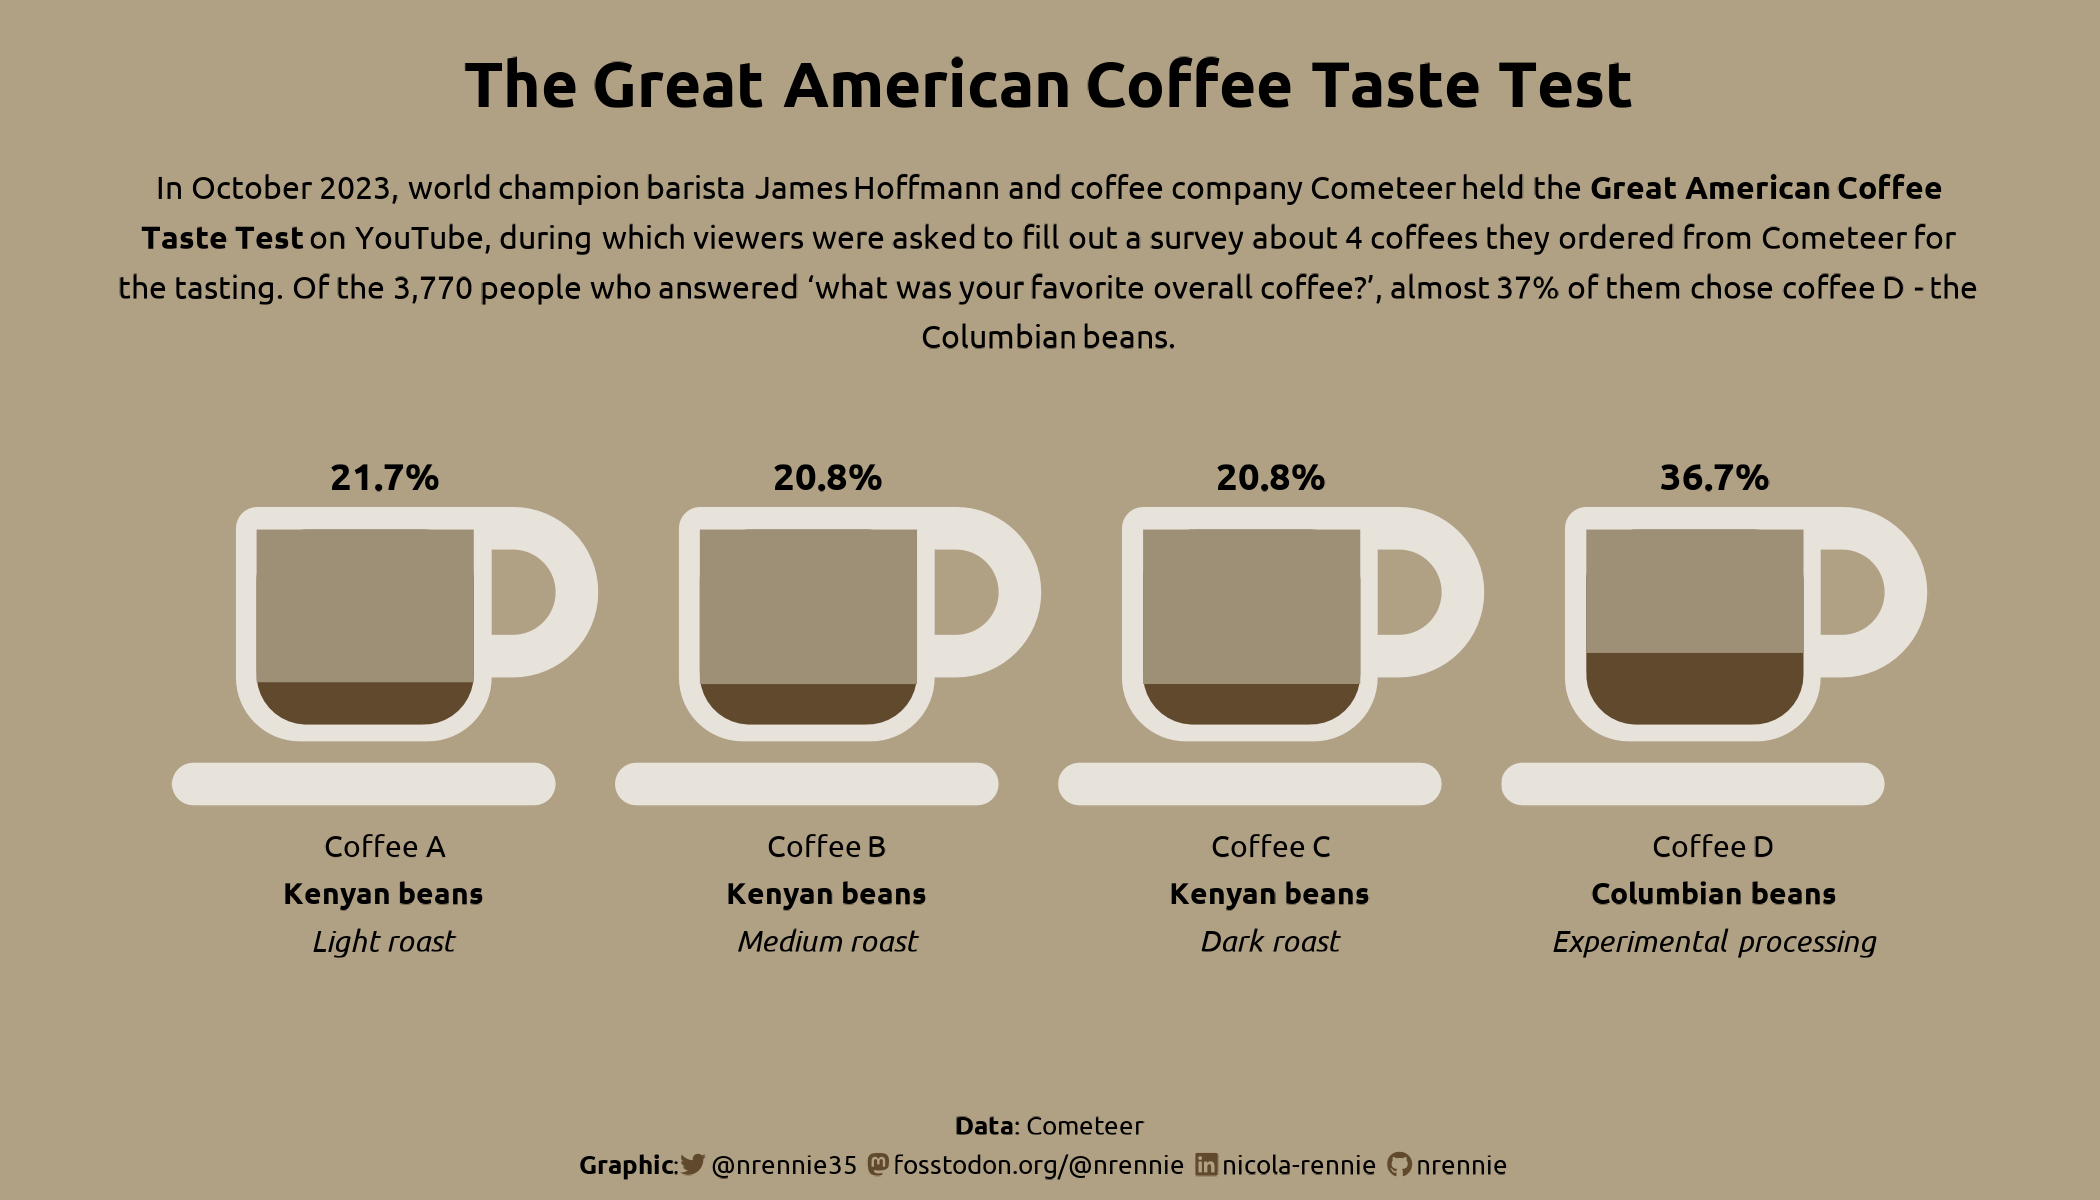

Write R code to recreate this figure.
# Load packages -----------------------------------------------------------

library(tidyverse)
library(showtext)
library(patchwork)
library(camcorder)
library(ggtext)
library(nrBrand)
library(glue)
library(statebins)


# Load data ---------------------------------------------------------------

coffee_survey <- readr::read_csv("https://raw.githubusercontent.com/rfordatascience/tidytuesday/master/data/2024/2024-05-14/coffee_survey.csv")


# Load fonts --------------------------------------------------------------

font_add_google("Ubuntu", "ubuntu")
showtext_auto()

sysfonts::font_add(family = "Font Awesome 6",
                   regular = "fonts/Font Awesome 6 Free-Solid-900.otf")
showtext::showtext_auto()


# Define colours and fonts-------------------------------------------------

bg_col <- "#B0A084"
text_col <- "#60492C"
highlight_col <- "#E7E2DA"

body_font <- "ubuntu"
title_font <- "ubuntu"


# Data wrangling ----------------------------------------------------------

coffee_icon <- glue::glue(
  "<span style='font-family:\"Font Awesome 6\"; color:{highlight_col};'>&#xf0f4;</span>"
)

plot_data <- coffee_survey |>
  select(prefer_overall) |>
  drop_na() |>
  count(prefer_overall) |>
  mutate(perc = n / sum(n)) |> 
  mutate(
    x = 1:4, 
    y = rep(1, 4),
    icon = rep(coffee_icon, 4),
    text = c(
      "<br>**Kenyan beans**<br>*Light roast*",
      "<br>**Kenyan beans**<br>*Medium roast*",
      "<br>**Kenyan beans**<br>*Dark roast*",
      "<br>**Columbian beans**<br>*Experimental processing*"
    )
  ) |> 
  mutate(
    height = perc * (0.34+0.1) + (y - 0.1)
  )

# y - 0.1, y + 0.34

# Start recording ---------------------------------------------------------

gg_record(
  dir = file.path("2024", "2024-05-14", "recording"),
  device = "png",
  width = 7,
  height = 4,
  units = "in",
  dpi = 300
)


# Define text -------------------------------------------------------------

social <- nrBrand::social_caption(
  bg_colour = bg_col,
  icon_colour = text_col,
  font_colour = "black",
  font_family = body_font
)
title <- "The Great American Coffee Taste Test"
st <- glue("In October 2023, world champion barista James Hoffmann and coffee 
           company Cometeer held the **Great American Coffee Taste Test** on 
           YouTube, during which viewers were asked to fill out a survey about 
           4 coffees they ordered from Cometeer for the tasting. Of 
           the {format(sum(plot_data$n), big.mark = ',')} people who
           answered 'what was your favorite overall coffee?', almost 37% of 
           them chose coffee D - the Columbian beans.")
cap <- paste0(
  "**Data**: Cometeer<br>**Graphic**:", social
)


# Plot --------------------------------------------------------------------

ggplot(plot_data) +
  geom_textbox(
    mapping = aes(
      x = x, y = y, label = icon
    ),
    box.colour = NA,
    fill = NA,
    hjust = 0.5,
    halign = 0.5,
    size = 90
  ) +
  # text
  geom_textbox(
    mapping = aes(x = x, y = y - 0.3, 
                  label = paste0(prefer_overall, text)),
    family = body_font,
    box.colour = NA,
    fill = NA,
    hjust = 0.5,
    halign = 0.5,
    lineheight = 0.5,
    vjust = 1,
    size = 8
  ) +
  geom_textbox(
    mapping = aes(x = x, y = y + 0.45, 
                  label = paste0(round(100*perc, 1), "%")),
    family = body_font,
    box.colour = NA,
    fill = NA,
    hjust = 0.5,
    halign = 0.5,
    fontface = "bold",
    lineheight = 0.5,
    size = 10
  ) +
  # fill
  statebins:::geom_rrect(
    mapping = aes(
      xmin = x - 0.29,
      xmax = x + 0.2,
      ymin = y - 0.1,
      ymax = y + 0.34,
    ),
    fill = text_col,
    radius = grid::unit(12, "pt")
  ) +
  geom_rect(
    mapping = aes(
      xmin = x - 0.29,
      xmax = x + 0.2,
      ymin = height,
      ymax = y + 0.34,
    ),
    fill = "#9E9076"
  ) +
  scale_x_continuous(limits = c(0.5, 4.5)) +
  scale_y_continuous(limits = c(0.1, 1.8)) +
  labs(
    title = title,
    subtitle = st,
    caption = cap
  ) +
  coord_fixed() +
  theme_void(base_size = 24, base_family = body_font) +
  theme(
  plot.margin = margin(5, 10, 5, 10),
  plot.background = element_rect(fill = bg_col, colour = bg_col),
  panel.background = element_rect(fill = bg_col, colour = bg_col),
  plot.title = element_textbox_simple(
    colour = "black",
    hjust = 0.5,
    halign = 0.5,
    margin = margin(b = 10, t = 10),
    lineheight = 0.5,
    size = rel(2),
    face = "bold",
    family = title_font
  ),
  plot.subtitle = element_textbox_simple(
    colour = "black",
    hjust = 0.5,
    halign = 0.5,
    margin = margin(b = -10, t = 10, r = 10, l = 10),
    lineheight = 0.5,
    family = body_font
  ),
  plot.caption = element_textbox_simple(
    colour = "black",
    hjust = 0.5,
    halign = 0.5,
    margin = margin(b = 0, t = 0),
    lineheight = 0.5,
    family = body_font
  )
)


# Save gif ----------------------------------------------------------------

gg_playback(
  name = file.path("2024", "2024-05-14", paste0("20240514", ".gif")),
  first_image_duration = 4,
  last_image_duration = 20,
  frame_duration = .25,
  background = bg_col
)
